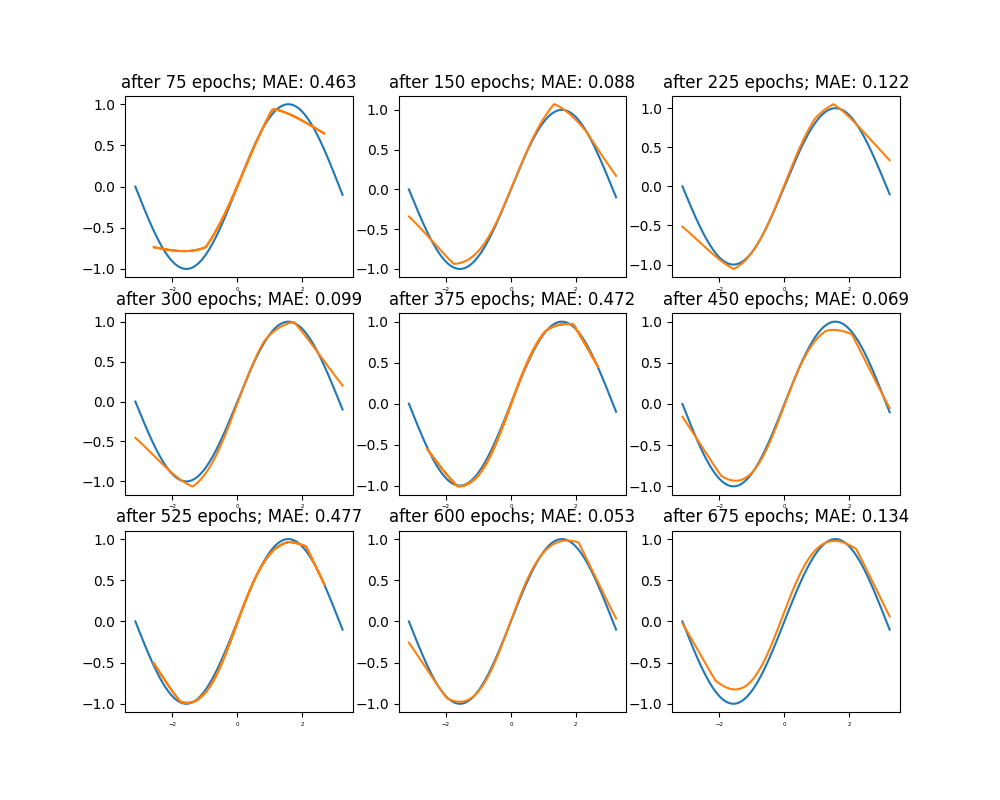

The script that saved this image:
import torch
import math
from torch import nn
from torch.autograd import Variable
import numpy as np
import pandas as pd
import matplotlib.pyplot as plt
from sklearn.model_selection import train_test_split
from sklearn.metrics import accuracy_score
import torch.optim as optim
from sklearn.preprocessing import StandardScaler


def function(x):
    return np.sin(x)


x_values = np.linspace(-math.pi, math.pi+0.1, 400)
y_values = function(x_values)

# Reshape to better suit the shape of a neural network
x_values = x_values.reshape((len(x_values), 1))
y_values = y_values.reshape((len(y_values), 1))


# Scale to improve robustness
scale_x = StandardScaler()
x_values = scale_x.fit_transform(x_values)
scale_y = StandardScaler()
y_values = scale_y.fit_transform(y_values)

x_values = torch.tensor(x_values)
y_values = torch.tensor(y_values)
train_data = (x_values, y_values)

loaders = {
    'train': torch.utils.data.DataLoader(
        train_data,
        batch_size=50,
        shuffle=True
    )
}


class NN(nn.Module):
    def __init__(self):
        super(NN, self).__init__()

        # NN Layer
        self.layer = nn.Sequential(
            nn.Linear(1, 200),
            nn.Tanh(),
            nn.Linear(200, 10),
            nn.ReLU(),
            nn.Linear(10, 1),
        )

    def forward(self, x):
        output = self.layer(x)
        return output


# Define some global variables
model = NN()
device = torch.device('cuda' if torch.cuda.is_available() else 'cpu')
num_epochs = 700
optimizer = optim.Adam(model.parameters(), lr=0.01)
loss_func = nn.L1Loss()
optimizer, model

model.train()
figure = plt.figure(figsize=(10, 8))
cols, rows = 3, 3
i = 1
x_plot, y_plot = scale_x.inverse_transform(
    x_values), scale_y.inverse_transform(y_values)

for epoch in range(num_epochs):
    for (x, y) in loaders["train"]:
        b_x = Variable(x)
        b_y = Variable(y)

        model_prediction = model(b_x.float())
        loss = loss_func(model_prediction, b_y)

        optimizer.zero_grad()
        loss.backward()
        optimizer.step()

        if (epoch+1) % 75 == 0:
            #print('Epoch [{}/{}], Loss: {:.4f}'.format(epoch+1, num_epochs, loss.item()))
            figure.add_subplot(rows, cols, i)
            plt.plot(x_plot, y_plot)
            plt.plot(scale_x.inverse_transform(b_x.detach().numpy()),
                     scale_y.inverse_transform(model_prediction.detach().numpy()))
            plt.xticks(fontsize=4)
            plt.title("after {} epochs; MAE: {:.3f}".format(
                epoch+1, loss.item()))
            i += 1

plt.savefig("Aufgabe9_3.png")
plt.show()
